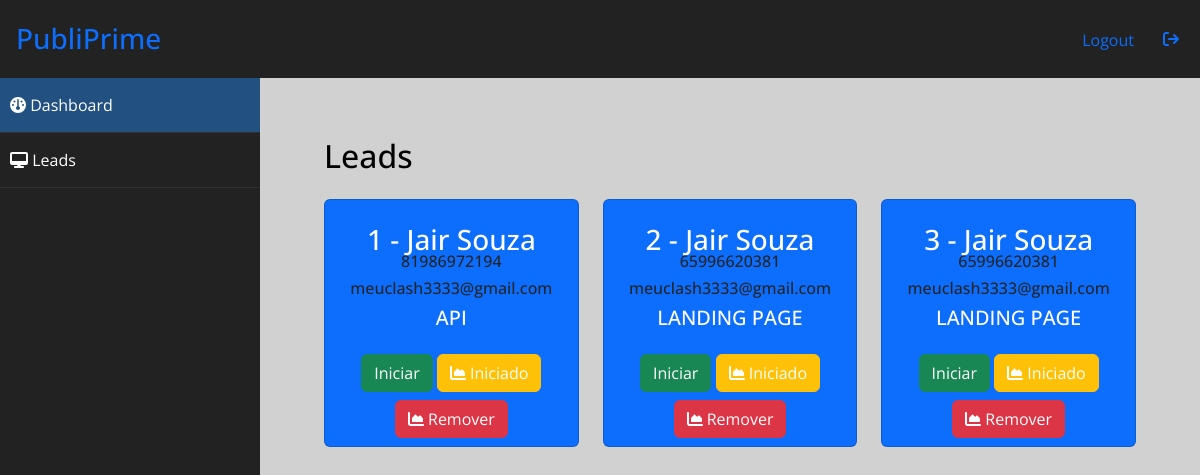
The app's page /leads/ (signed in) with its own data.
### app/models.py (models this page shows, shortened)
class Lead(models.Model):
    name = models.CharField(max_length=150, null=False, blank=False)
    email = models.CharField(max_length=150, null=False, blank=False)
    telephone = models.CharField(max_length=150, null=False, blank=False)
    service = models.ForeignKey(Services, on_delete=models.CASCADE)
    created_at = models.DateTimeField(auto_now_add=True)
    atendido = models.BooleanField(default=False)  # Novo campo para indicar se foi atendido
    convertido = models.BooleanField(default=False)  # Novo campo para diferenciar leads convertidos

class Services(models.Model):
    name = models.CharField(max_length=150, null=False, blank=False)
    product_image = models.ImageField(upload_to=get_file_path, null=True, blank=True)
    status = models.BooleanField(default=False, help_text="0=default, 1=Hidden")
    created_at = models.DateTimeField(auto_now_add=True)

### app/views.py (the view)
# urls.py: path('leads/', views.leads, name='leads'),
@login_required
def leads(request):
    leads =  Lead.objects.filter()
    context = {'leads': leads}
    return render(request, 'leads.html', context)

### app/templates/leads.html
{% extends 'base.html' %}
{% load static %}
{% block content %}
<div class="container">
  <div class="row">
    <div class="container-fluid px-4">
      <h2 class="my-4">Leads</h2>
      <div class="row">
        {% for lead in leads %}
          <div class="col-md-4 text-center">
            <div class="card bg-primary text-white mb-4">
              <div class="card-body col">
                <h3>{{ lead.id }} - {{ lead.name }}</h3>
                <h6 class="text-dark">{{ lead.telephone }}</h6>
                <h6 class="text-dark">{{ lead.email }}</h6>
                <h5>{{ lead.service.name }}</h5>
              </div>
              <div class="">
                <h5 class="btn btn-success"><a class="text-white" href="https://wa.me/55{{ lead.telephone }}"> Iniciar</a></h5>
                <h5 class="btn btn-warning"><a class="text-white btns" href="#"><i class="fas fa-chart-area"></i> Iniciado</a></h5>
                <h5 class="btn btn-danger"><a class="text-white btns" href="#"><i class="fas fa-chart-area"></i> Remover</a></h5>
              </div>
            </div>
          </div>
        {% endfor %}
      </div>
    </div>
  </div>
  {% endblock content %}

### app/templates/base.html (shortened to what this page needs)
{% load static %}
<!DOCTYPE html>
<html lang="en">
<head>
    <link href="https://cdn.jsdelivr.net/npm/bootstrap@5.3.3/dist/css/bootstrap.min.css" rel="stylesheet"
>
    <link rel="stylesheet" href="{% static 'styles.css' %}">
    <link href="https://cdn.jsdelivr.net/npm/simple-datatables@7.1.2/dist/style.min.css" rel="stylesheet" />
</head>
<body>
    <div id="wrapper">
        <nav class="navbar navbar-default top-navbar" role="navigation">
            <div class="navbar-header">
                <h3 class="mx-3 my-1">
                    <a class="text-primary" href="{% url 'dashboard' %}">PubliPrime</a>
                </h3>
            </div>
            <ul class="nav navbar-top-links navbar-right">
                <p class="text-primary px-2">Logout</p class="text-white">
                <li class="">
                    <a href="{% url 'logoutview' %}" class="rounded mx-1" ><i class=" text-primary fa fa-sign-out fa-fw"></i> </a>
                </li>
            </ul>
        </nav>
        <nav class="navbar-default navbar-side" role="navigation">
            <div class="sidebar-collapse">
                <ul class="nav  flex-column" id="main-menu">
                    <li class="nav-item">
                        <a class="nav-link active-menu" href="{% url 'dashboard' %}"><i class="fa fa-dashboard"></i>
                            Dashboard</a>
                    </li>
                    <li class="nav-item">
                        <a class="nav-link" href="{% url 'leads' %}"><i class="fa fa-desktop"></i> Leads</a>
                    </li>
                </ul>
            </div>
        </nav>
        <div id="page-wrapper">
            <div id="page-inner">
                <div class="row">
                    <div class="col-md-12">
                        {% block content %}
                        {% endblock content %}
                    </div>
                </div>
            </div>
        </div>
    </div>
</body>
</html>

### app/templates/base.html (style rules this page uses)
* { box-sizing: border-box; }
a { text-decoration: none; }
body { font-family: 'Open Sans', sans-serif; }
#wrapper { width: 100%; background: #222222; }
#page-wrapper { padding: 15px 15px; min-height: 600px; background: #d1d1d1; }
#page-inner { width: 100%; margin: 10px 20px 10px 0px; background-color: transparent; padding: 10px; min-height: 1200px; }
.text-center { text-align: center; }
h1, .h1, h2, .h2, h3, .h3 { margin-top: 7px; margin-bottom: -5px; }
h2 { color: #000; }
p { font-size: 16px; line-height: 25px; padding-top: 20px; }
.top-navbar { margin: 0; }
.top-navbar .nav>li { position: relative; display: inline-block; }
.top-navbar .nav>li>a { position: relative; display: block; padding: 19px 15px; color: #77C0FD; }
.active-menu { background-color: #225081 !important; }
.sidebar-collapse, .sidebar-collapse .nav { background: none; }
.sidebar-collapse .nav { padding: 0; }
.sidebar-collapse .nav>li>a { color: #fff; background: transparent; text-shadow: none; }
.sidebar-collapse>.nav>li>a { padding: 15px 10px; }
.sidebar-collapse>.nav>li { border-bottom: 1px solid rgba(107, 108, 109, 0.19); }
.navbar-side { border: none; background-color: transparent; }
.top-navbar { background: #222222; border-bottom: none; }
.navbar-default { border: 0px solid black; }
.navbar-header { background: #222222; }
@media (min-width:768px) { #page-wrapper { margin: 0 0 0 260px; padding: 15px 30px; min-height: 1200px; } }
@media (min-width:768px) { .navbar-side { z-index: 1; position: absolute; width: 260px; } }
@media (min-width:768px) { .navbar { border-radius: 0px; } }

### records on screen
Lead: id "1", name "Jair Souza", telephone "81986972194", email "meuclash3333@gmail.com", service.name "API"
Lead: id "2", name "Jair Souza", telephone "65996620381", email "meuclash3333@gmail.com", service.name "LANDING PAGE"
Lead: id "3", name "Jair Souza", telephone "65996620381", email "meuclash3333@gmail.com", service.name "LANDING PAGE"
